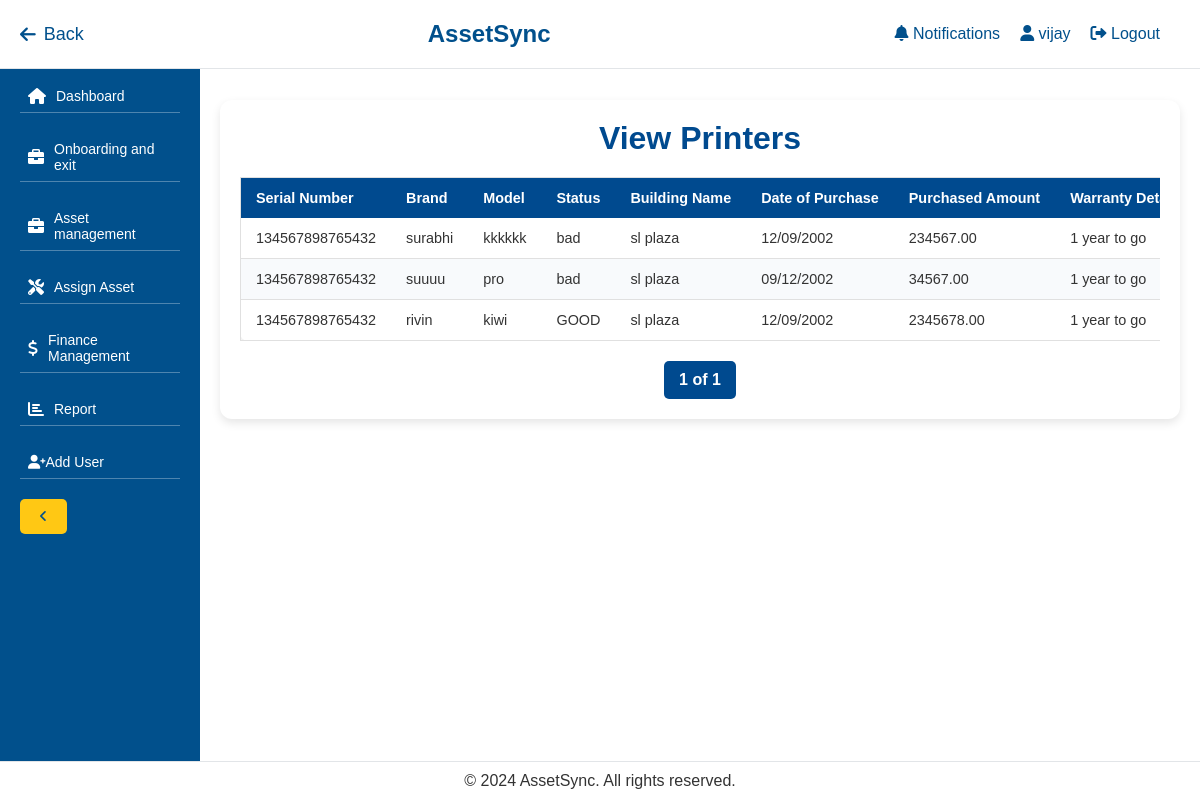
/view-asset/printers/ (signed in), run on the app's committed database.
### management/models.py (models this page shows, shortened)
class Printer(models.Model):
    serial_number = models.CharField(max_length=100)
    brand = models.CharField(max_length=100)
    model = models.CharField(max_length=100)
    status = models.CharField(max_length=50)
    building_name = models.CharField(max_length=100)
    date_of_purchase = models.DateField()
    purchased_amount = models.DecimalField(max_digits=10, decimal_places=2)
    warranty_details = models.CharField(max_length=255)
    warranty_date = models.DateField()
    remarks = models.TextField(blank=True, null=True)
    employee = models.ForeignKey(Employee, on_delete=models.SET_NULL, null=True, blank=True, related_name='printers')

### management/views.py (the view)
# urls.py: path('view-asset/printers/', views.view_printers, name='view_printers'),
@login_required
def view_printers(request):
    printers_list = Printer.objects.all()
    paginator = Paginator(printers_list, 10)  # Show 10 printers per page
    page_number = request.GET.get('page')
    printers = paginator.get_page(page_number)
    return render(request, 'management/view_printers.html', {'printers': printers})

### management/templates/management/view_printers.html (shortened to what this page needs)
{% extends 'management/base.html' %}
{% block content %}
<div class="container">
    <h2>View Printers</h2>
    <div class="table-container">
        <table>
            <thead>
                <tr>
                    <th>Serial Number</th>
                    <th>Brand</th>
                    <th>Model</th>
                    <th>Status</th>
                    <th>Building Name</th>
                    <th>Date of Purchase</th>
                    <th>Purchased Amount</th>
                    <th>Warranty Details</th>
                </tr>
            </thead>
            <tbody>
                {% for printer in printers %}
                <tr>
                    <td>{{ printer.serial_number }}</td>
                    <td>{{ printer.brand }}</td>
                    <td>{{ printer.model }}</td>
                    <td>{{ printer.status }}</td>
                    <td>{{ printer.building_name }}</td>
                    <td>{{ printer.date_of_purchase|date:"d/m/Y" }}</td>
                    <td>{{ printer.purchased_amount }}</td>
                    <td>{{ printer.warranty_details }}</td>
                </tr>
                {% empty %}
                <tr>
                    <td colspan="11">No printers found.</td>
                </tr>
                {% endfor %}
            </tbody>
        </table>
    </div>
    <div class="pagination">
        <span class="current">{{ printers.number }} of {{ printers.paginator.num_pages }}</span>
    </div>
</div>
{% endblock %}

### management/templates/management/base.html (shortened to what this page needs)
{% load static %}
<!DOCTYPE html>
<html lang="en">
<head>
    <link rel="stylesheet" href="https://cdnjs.cloudflare.com/ajax/libs/font-awesome/6.0.0-beta3/css/all.min.css">
</head>
<body>
    <header>
        <a href="javascript:history.back()" class="back-btn"><i class="fas fa-arrow-left"></i> Back</a>
        <h1>AssetSync</h1>
        <div class="user-options">
            <a href="#"><i class="fas fa-bell"></i> Notifications</a>
            <a href="#"><i class="fas fa-user"></i> {{ request.user.username }}</a>
            <form id="logout-form" action="{% url 'logout' %}" method="post" style="display:inline;">
                <button type="submit" class="btn" style="background:none; border:none; color: var(--primary-color); font-size: 16px; cursor: pointer;">
                    <i class="fas fa-sign-out-alt"></i> Logout
                </button>
            </form>
        </div>
    </header>
    <aside id="sidebar">
        <nav>
            <ul>
                <li class="{% if request.resolver_match.url_name == 'dashboard' %}active{% endif %}">
                    <a href="{% url 'dashboard' %}"><i class="fas fa-home icon"></i> <span class="text">Dashboard</span></a>
                </li>
                <li>
                    <a href="#" onclick="toggleDropdown(event)"><i class="fas fa-briefcase icon"></i> <span class="text">Onboarding and exit</span></a>
                </li>
                <li>
                    <a href="#" onclick="toggleDropdown(event)"><i class="fas fa-briefcase icon"></i> <span class="text">Asset management</span></a>
                </li>
                <li><a href="{% url 'assign_asset' %}"><i class="fas fa-tools icon"></i> <span class="text">Assign Asset</span></a></li>
                <li><a href="{% url 'finance_module' %}"><i class="fas fa-dollar-sign icon"></i> <span class="text">Finance Management</span></a></li>
                <li><a href="{% url 'report' %}"><i class="fas fa-chart-bar icon"></i> <span class="text">Report</span></a></li>
                <li><a href="{% url 'add_user' %}"><i class="fas fa-user-plus"></i> Add User</a></li>
            </ul>
        </nav>
        <button class="toggle-btn" onclick="toggleSidebar()"><i class="fas fa-angle-left"></i></button>
    </aside>
    <main>
        {% block content %}{% endblock %}
    </main>
    <footer>
        <p>&copy; 2024 AssetSync. All rights reserved.</p>
    </footer>
</body>
</html>

### management/templates/management/base.html (style rules this page uses)
:root { --primary-color: #01508c; --secondary-color: #ffc814; --light-blue-color: #e9f7ff; --white-color: #ffffff; --text-color: #333333; --line-color: rgba(255, 255, 255, 0.3); --collapsed-width: 50px; --expanded-width: 200px; --dropdown-bg-color: #ffffff; --dropdown-hover-bg-color: #f1f1f1; --dropdown-border-color: #e0e0e0; }
* { margin: 0; padding: 0; box-sizing: border-box; }
body { font-family: Arial, sans-serif; background-color: var(--light-blue-color); color: var(--text-color); }
header { position: fixed; top: 0; left: 0; width: 100%; background-color: var(--white-color); border-bottom: 1px solid #e2e5e8; padding: 15px 20px; display: flex; justify-content: space-between; align-items: center; z-index: 1000; }
header h1 { color: var(--primary-color); font-size: 24px; }
header .user-options { display: flex; align-items: center; }
header .user-options a { color: var(--primary-color); margin-left: 20px; text-decoration: none; font-size: 16px; transition: color 0.3s; }
.back-btn { font-size: 18px; margin-right: 20px; cursor: pointer; color: var(--primary-color); text-decoration: none; display: flex; align-items: center; }
.back-btn i { margin-right: 8px; }
aside { position: fixed; top: 60px; bottom: 0; left: 0; width: var(--expanded-width); background-color: var(--primary-color); color: var(--white-color); padding: 20px; overflow-y: auto; transition: width 0.3s ease; z-index: 999; }
aside nav ul { list-style-type: none; }
aside nav ul li { margin-bottom: 20px; position: relative; }
aside nav ul li a { color: var(--white-color); text-decoration: none; display: flex; align-items: center; padding: 8px; font-size: 14px; background-color: var(--primary-color); border-bottom: 1px solid var(--line-color); transition: background-color 0.3s, color 0.3s; }
aside nav ul li a .icon { margin-right: 10px; font-size: 16px; }
main { margin-left: var(--expanded-width); padding: 80px 20px; min-height: 100vh; background-color: var(--white-color); transition: margin-left 0.3s ease; }
footer { position: fixed; bottom: 0; left: 0; width: 100%; background-color: var(--white-color); border-top: 1px solid #e2e5e8; color: var(--text-color); text-align: center; padding: 10px 0; z-index: 1000; }
button, .btn { background-color: var(--secondary-color); color: var(--primary-color); border: none; padding: 10px 20px; border-radius: 5px; cursor: pointer; transition: background-color 0.3s, color 0.3s; }
aside { overflow-y: auto; }

### management/templates/management/view_printers.html (style rules this page uses)
body { font-family: 'Poppins', sans-serif; background-color: #f0f2f5; }
.container { max-width: 100%; margin: 20px auto; padding: 20px; background-color: #ffffff; border-radius: 12px; box-shadow: 0 4px 10px rgba(0, 0, 0, 0.1); }
h2 { font-size: 2rem; color: #004a8f; font-weight: 700; text-align: center; margin-bottom: 20px; }
.table-container { overflow-x: auto; }
table { width: 100%; border-collapse: collapse; background-color: #ffffff; table-layout: auto; border: 1px solid #e0e0e0; border-radius: 8px; box-shadow: 0 2px 6px rgba(0, 0, 0, 0.1); }
th, td { padding: 12px 15px; text-align: left; font-size: 0.9rem; white-space: nowrap; }
th { background-color: #004a8f; color: #ffffff; font-weight: bold; }
td { color: #333; border-bottom: 1px solid #e0e0e0; }
tbody tr:nth-child(even) { background-color: #f8fafc; }
.pagination { display: flex; justify-content: center; margin-top: 20px; }
.pagination .current { background-color: #004a8f; color: #ffffff; font-weight: bold; padding: 10px 15px; margin: 0 5px; border-radius: 5px; }

### data on the page
Printer: serial_number "134567898765432", brand "surabhi", model "kkkkkk", status "bad", building_name "sl plaza", date_of_purchase "12/09/2002", purchased_amount "234567.00", warranty_details "1 year to go"
Printer: serial_number "134567898765432", brand "suuuu", model "pro", status "bad", building_name "sl plaza", date_of_purchase "09/12/2002", purchased_amount "34567.00", warranty_details "1 year to go"
Printer: serial_number "134567898765432", brand "rivin", model "kiwi", status "GOOD", building_name "sl plaza", date_of_purchase "12/09/2002", purchased_amount "2345678.00", warranty_details "1 year to go"

### other printed values
{{ request.user.username }} "vijay"
{{ printers.number }} "1"
{{ printers.paginator.num_pages }} "1"
